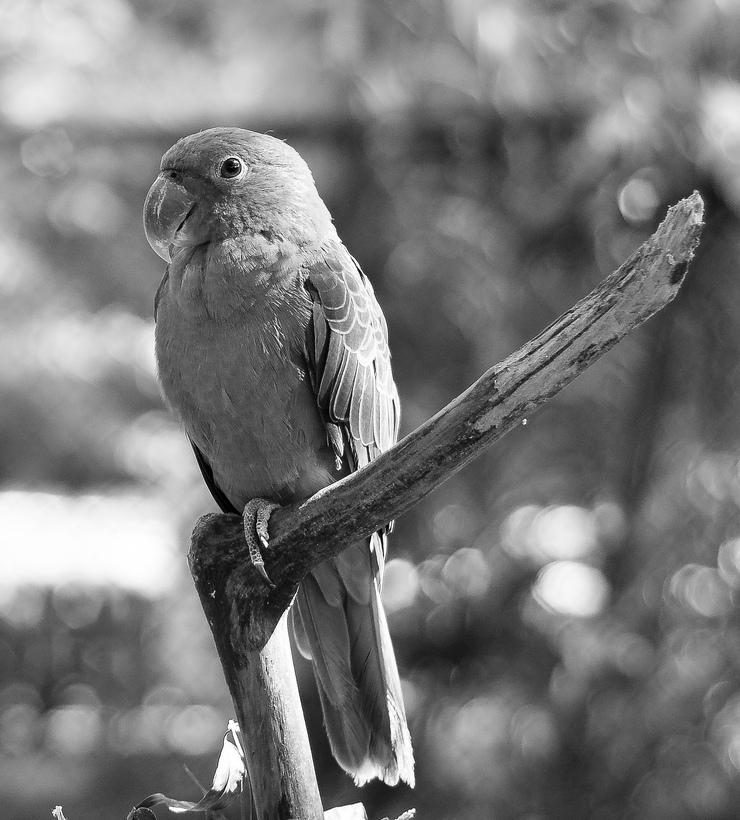
#> input picture lectures/1-partial-exam/2-lec/2-Хистограми/Adaptive Histogram Equalization/parrot.jpg, 740 x 820 px
$ python adaptive_hist_equalization.py
#> lines starting #> are read from the running program, lines starting #| are printed output that depends on the picture
import cv2
import numpy as np
from matplotlib import pyplot as plt

#Adaptive histogram equalization

# Load test image
img = cv2.imread('parrot.jpg', 0)
#> img is the input picture: shape (820, 740); min 0, max 255, mean 121.1
#img = cv2.imread('dental.jpg', 0)
#img = cv2.imread('skull.jpg', 0)
#img = cv2.imread('moon.jpg', 0)


#Apply global and adaptive histogram equalization
eqImg = cv2.equalizeHist(img)
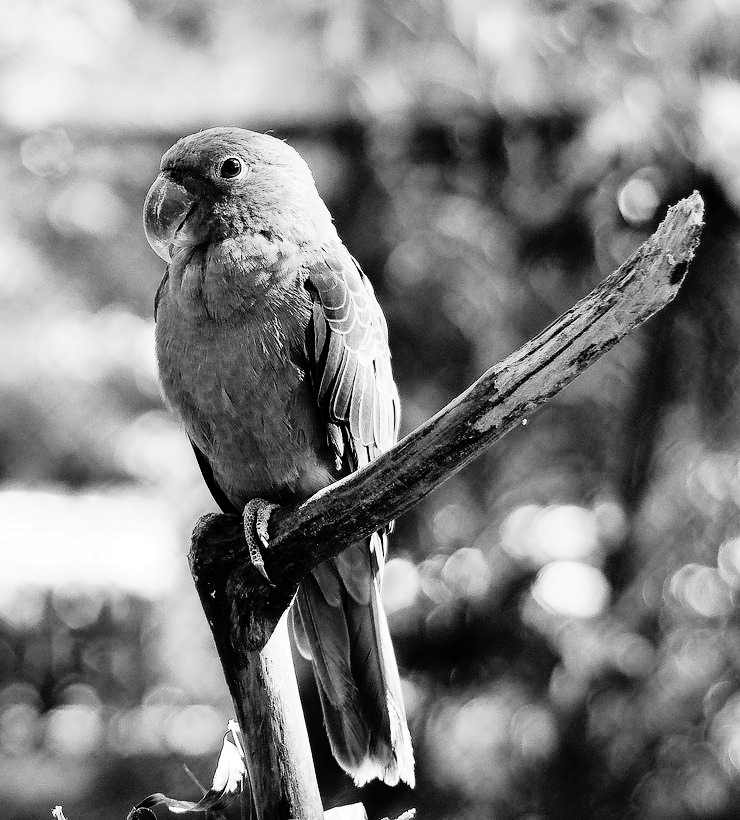
#> eqImg: shape (820, 740); min 0, max 255, mean 128.2


# create a CLAHE object (Arguments are optional).
#Contrast Limited Adaptive Histogram Equalization
clahe = cv2.createCLAHE(clipLimit=2.0, tileGridSize=(8, 8))
claheImg1 = clahe.apply(img)
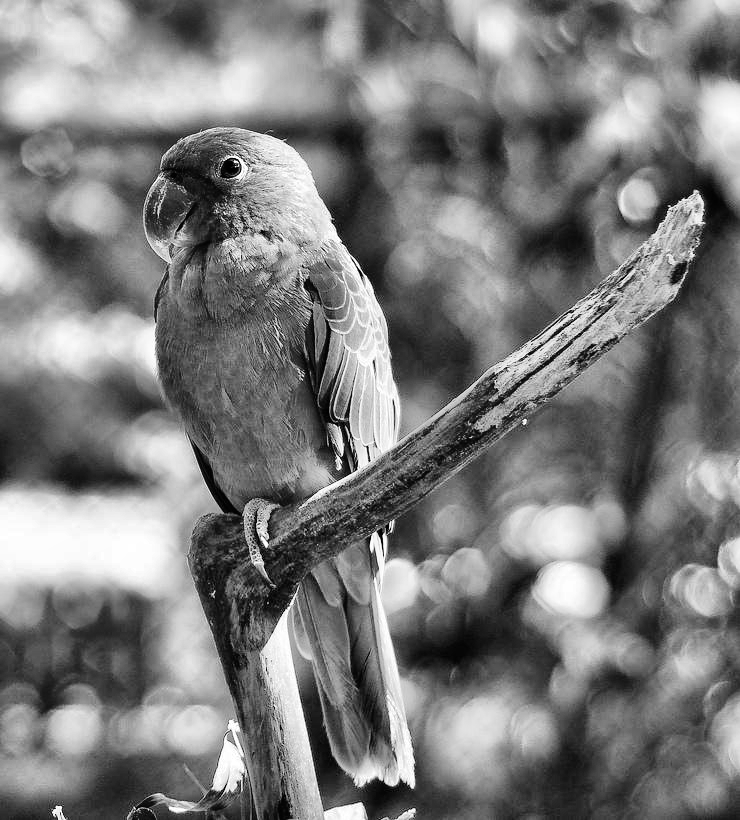
#> claheImg1: shape (820, 740); min 0, max 255, mean 123.9

clahe = cv2.createCLAHE(clipLimit=2.0, tileGridSize=(16, 16))
claheImg2 = clahe.apply(img)
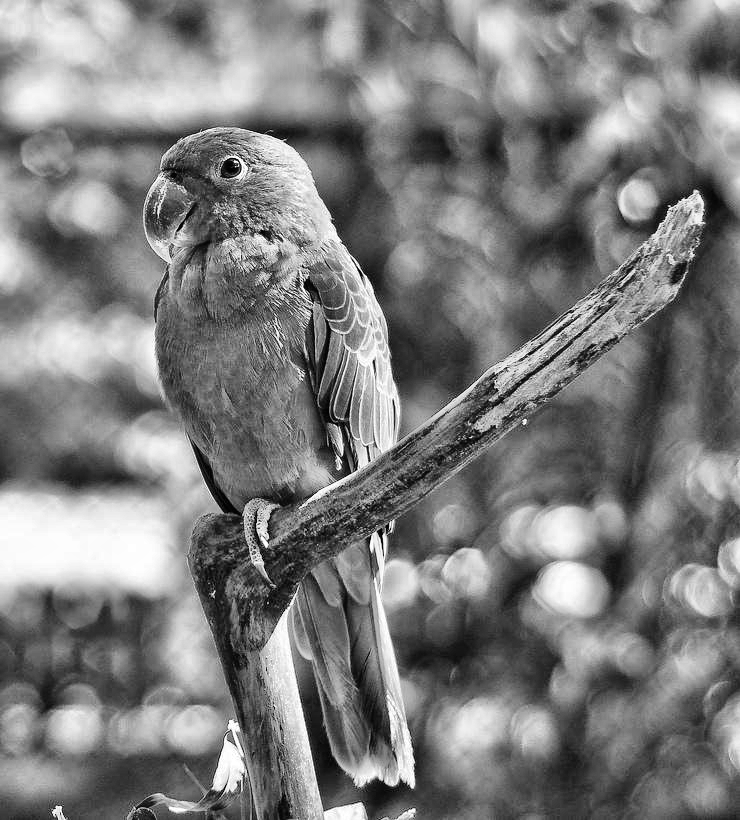
#> claheImg2: shape (820, 740); min 0, max 255, mean 125.1

# In a small area, histogram would confine to a small region (unless there is noise).
# If noise is there, it will be amplified. To avoid this, contrast limiting is applied.
# If any histogram bin is above the specified contrast limit (by default 40 in OpenCV),
# those pixels are clipped and distributed uniformly to other bins before applying histogram equalization.
# After equalization, to remove artifacts in tile borders, bilinear interpolation is applied.

# Show images
plt.figure(1)

plt.subplot(221)
plt.imshow(img, cmap='gray')
plt.title('Original image')

plt.subplot(222)
plt.imshow(eqImg, cmap='gray')
plt.title('Global histogram')

plt.subplot(223)
plt.imshow(claheImg1, cmap='gray')
plt.title('Tiling 8*8 histograms')

plt.subplot(224)
plt.imshow(claheImg2, cmap='gray')
plt.title('Tiling 16*16 histograms')

plt.show()
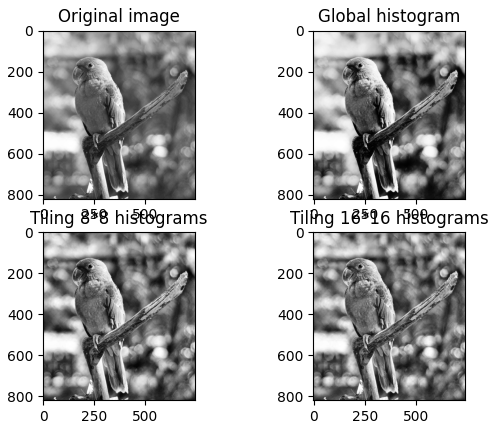
#> figure drawn by matplotlib, 4 panels

# Save images
cv2.imwrite('CLAHE_global.png', eqImg)
cv2.imwrite('CLAHE_8by8.png', claheImg1)
cv2.imwrite('CLAHE_16by16.png', claheImg2)

$ run again, with lectures/1-partial-exam/2-lec/2-Хистограми/Adaptive Histogram Equalization/dental.jpg copied over lectures/1-partial-exam/2-lec/2-Хистограми/Adaptive Histogram Equalization/parrot.jpg
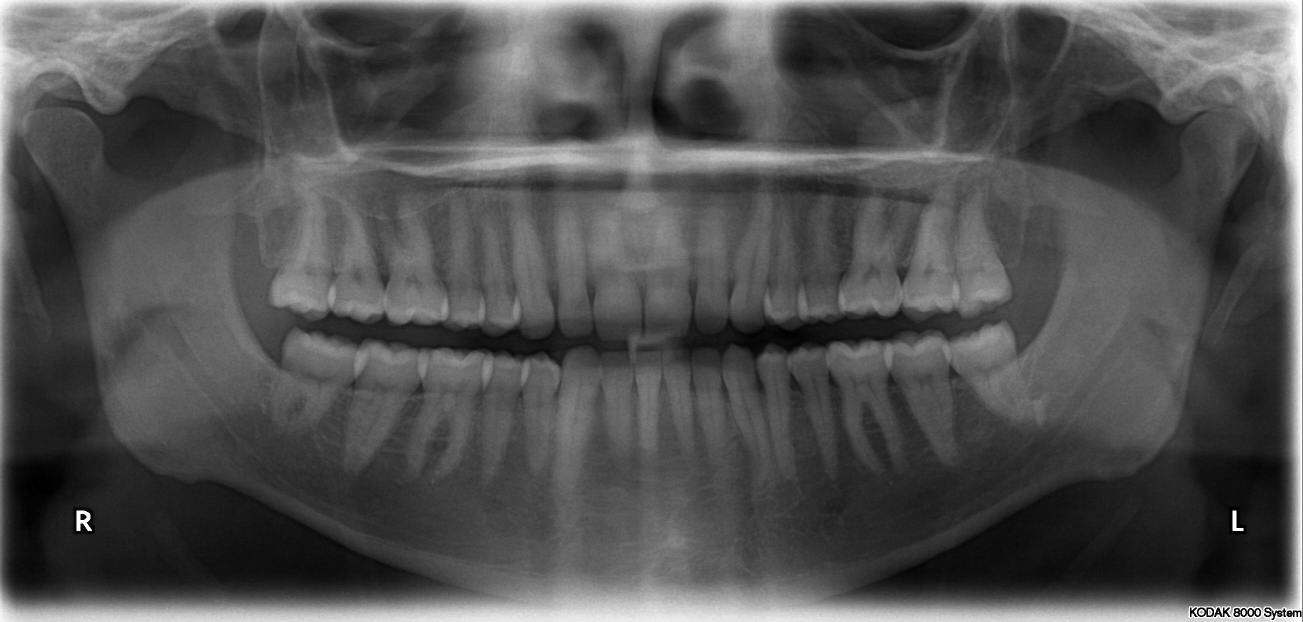
#> input picture lectures/1-partial-exam/2-lec/2-Хистограми/Adaptive Histogram Equalization/dental.jpg, 2606 x 1244 px (shown at 1/2 size)
#> img is the input picture: shape (1244, 2606); min 0, max 255, mean 80.1
#> `eqImg = cv2.equalizeHist(img)`:
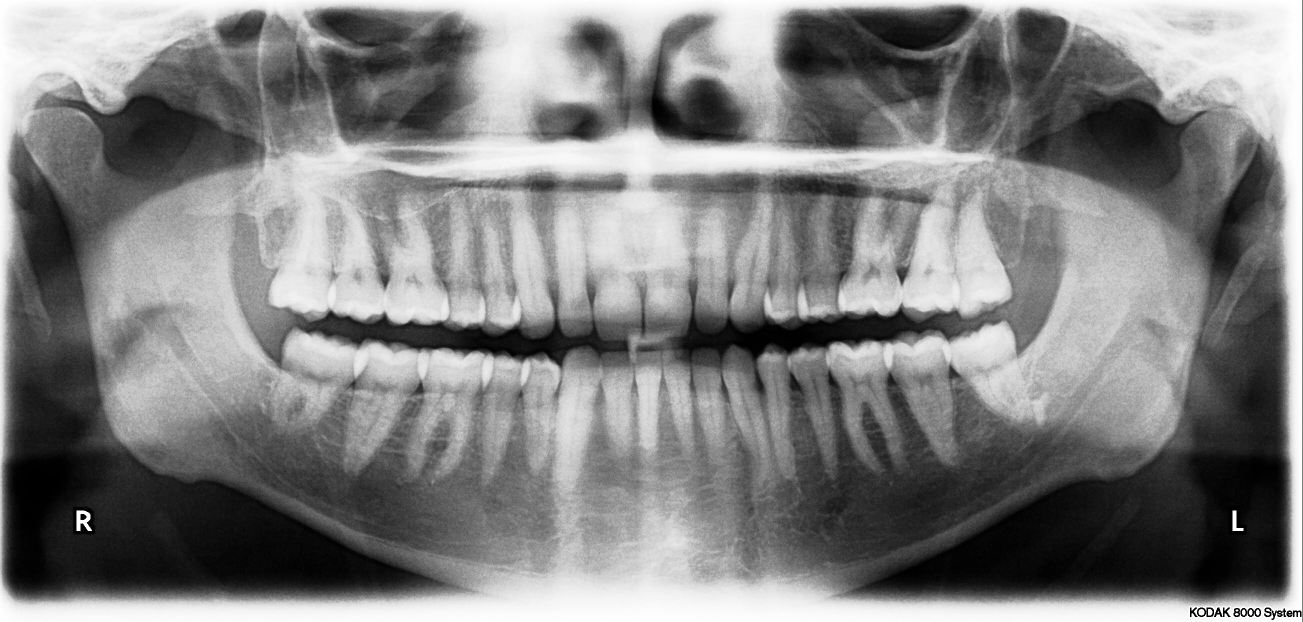
#> eqImg: shape (1244, 2606) (shown at 1/2 size); min 0, max 255, mean 128.4
#> `plt.show()`:
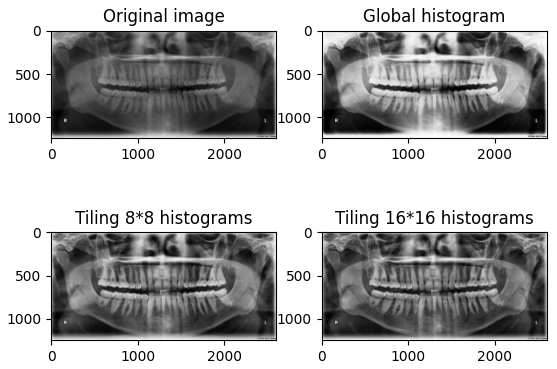
#> figure drawn by matplotlib, 4 panels

$ run again, with lectures/1-partial-exam/2-lec/2-Хистограми/Adaptive Histogram Equalization/skull.jpg copied over lectures/1-partial-exam/2-lec/2-Хистограми/Adaptive Histogram Equalization/parrot.jpg
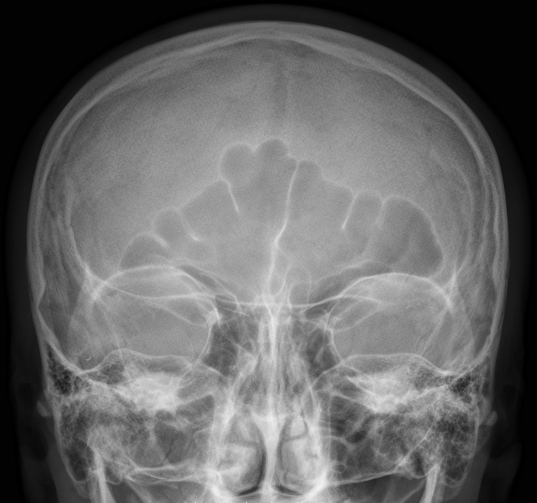
#> input picture lectures/1-partial-exam/2-lec/2-Хистограми/Adaptive Histogram Equalization/skull.jpg, 1074 x 1006 px (shown at 1/2 size)
#> img is the input picture: shape (1006, 1074); min 0, max 255, mean 101.7
#> `eqImg = cv2.equalizeHist(img)`:
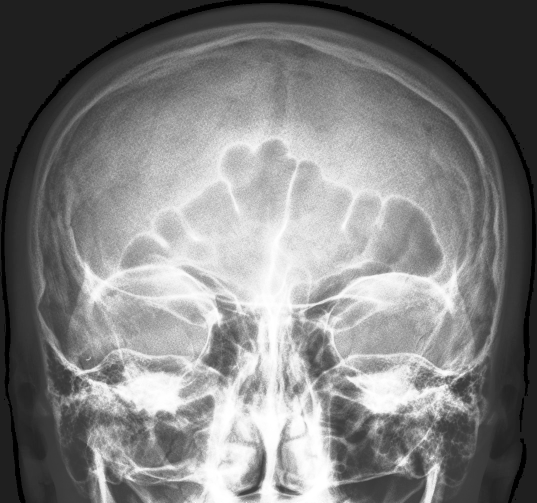
#> eqImg: shape (1006, 1074) (shown at 1/2 size); min 0, max 255, mean 127.9
#> `plt.show()`:
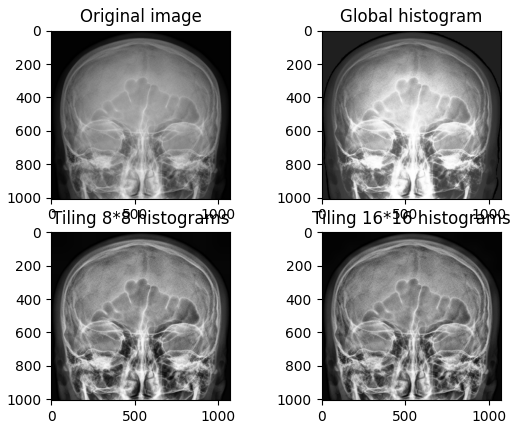
#> figure drawn by matplotlib, 4 panels

$ run again, with lectures/1-partial-exam/2-lec/2-Хистограми/Adaptive Histogram Equalization/moon.jpg copied over lectures/1-partial-exam/2-lec/2-Хистограми/Adaptive Histogram Equalization/parrot.jpg
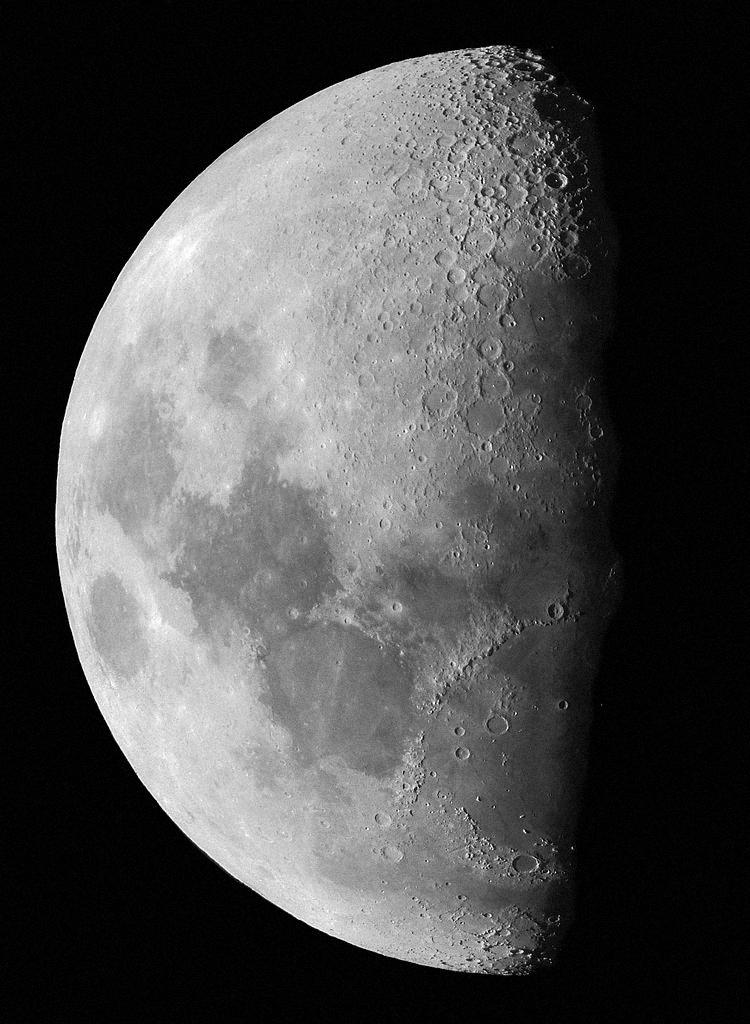
#> input picture lectures/1-partial-exam/2-lec/2-Хистограми/Adaptive Histogram Equalization/moon.jpg, 750 x 1024 px
#> img is the input picture: shape (1024, 750); min 0, max 255, mean 75.4
#> `eqImg = cv2.equalizeHist(img)`:
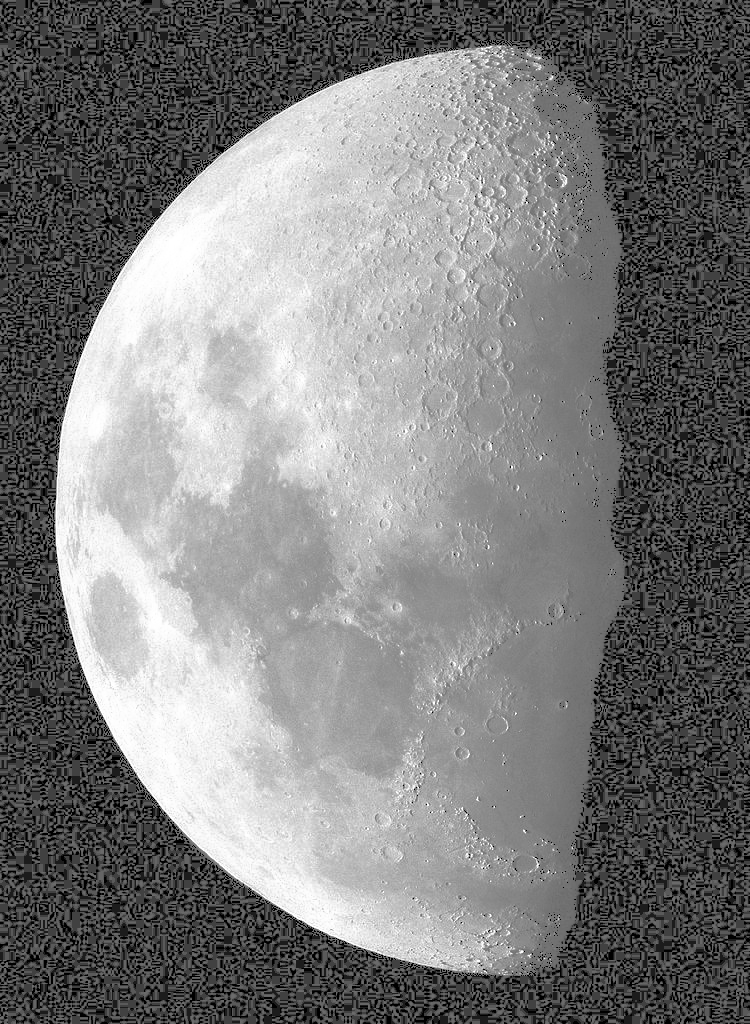
#> eqImg: shape (1024, 750); min 0, max 255, mean 124.7
#> `plt.show()`:
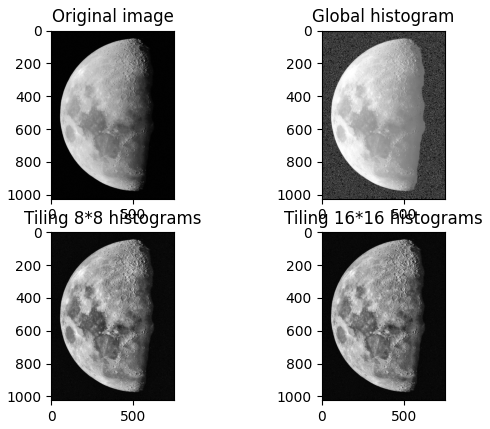
#> figure drawn by matplotlib, 4 panels
